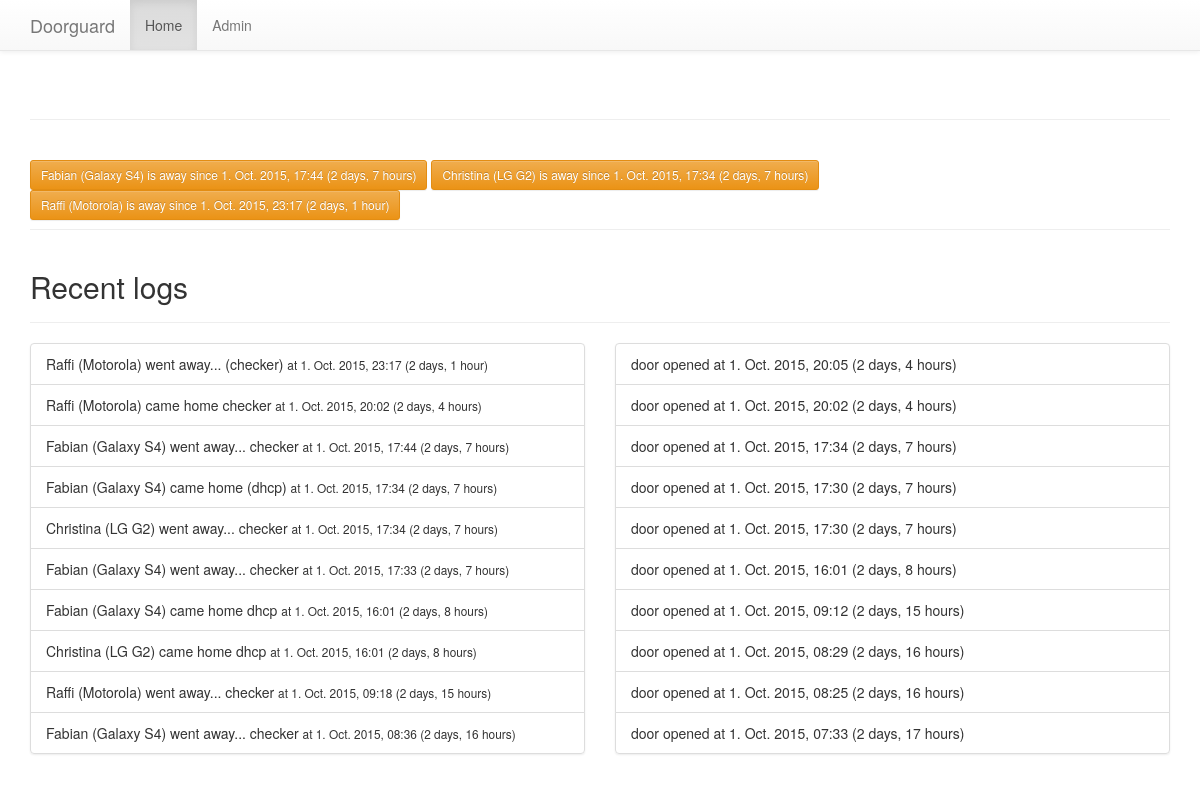
Before: / with the older database file.
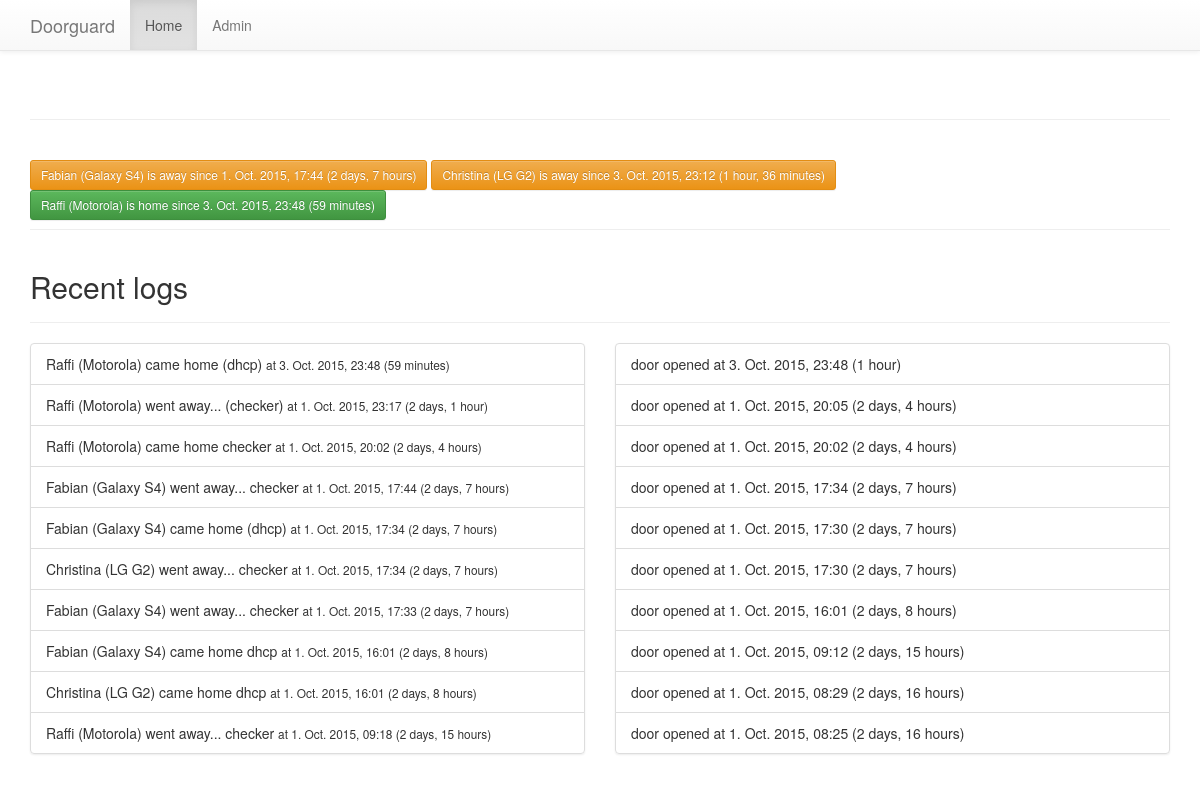
After: the same page with the newer database file.
### doorguard/models.py (models this page shows, shortened)
class Device(models.Model):
    name = models.CharField(max_length=50, unique=True)
    owner = models.ForeignKey(Person, null=True, blank=True)
    ip = models.GenericIPAddressField(protocol='ipv4')
    created = models.DateTimeField(auto_now_add=True)
    modified = models.DateTimeField(auto_now=True)
    is_home = models.BooleanField(default=False)
    def __str__(self):
        if self.owner:
            return '{} ({})'.format(self.owner.name, self.name)
        else:
            return '{}'.format(self.name)

class Person(models.Model):
    name = models.CharField(max_length=30, unique=True)

class Log(models.Model):
    LOG_TYPES = (
        ('AL', 'Alarm'),
        ('DE', 'Device'),
        ('DO', 'Door'),
    )
    log_type = models.CharField(max_length=10, choices=LOG_TYPES)
    status = models.BooleanField(default=True)
    device = models.ForeignKey(Device, null=True, blank=True)
    created = models.DateTimeField(auto_now_add=True)
    text = models.CharField(max_length=200, blank=True, null=True)
    class Meta:
        ordering = ['-created']
    def __str__(self):
        s = ''
        if self.log_type == 'DO':
            if self.status:
                s = 'Door was closed'
            else:
                s = 'Door was opened'
        elif self.log_type == 'DE' and self.device:
            if self.status:
                s = '{} came home'.format(self.device)
            else:
                s = '{} went away...'.format(self.device)
        elif self.log_type == 'AL':
            s = 'ALAAAARM ALARM ALARM!!!'
        if self.text:
            s = s + ' ' + self.text
        return s

### doorguard/views.py (the view)
# urls.py: url(r'^$', views.index, name='index'),
def index(request):
    last_logs = Log.objects.filter(log_type__exact='DE')[:10]
    last_door_opened = Log.objects.filter(log_type__exact='DO', status=False)[:10]
    devices = Device.objects.all()
    return render_to_response(
        'index.html',
        {
            'devices': devices,
            'last_logs': last_logs,
            'last_door_opened': last_door_opened
        }
    )

### doorguard/templates/index.html (shortened to what this page needs)
{% load staticfiles %}
<!DOCTYPE html>
<html lang="en">
  <head>
    <link href="{% static 'css/bootstrap.min.css' %}" rel="stylesheet">
    <link href="{% static 'css/bootstrap-theme.min.css' %}" rel="stylesheet">
    <link href="theme.css" rel="stylesheet">
  </head>
  <body role="document">
    <nav class="navbar navbar-default navbar-fixed-top">
      <div class="container">
        <div class="navbar-header">
          <a class="navbar-brand" href="/">Doorguard</a>
        </div>
        <div id="navbar" class="navbar-collapse collapse">
          <ul class="nav navbar-nav">
            <li class="active"><a href="/">Home</a></li>
            <li><a href="/admin">Admin</a></li>
          </ul>
        </div>
      </div>
    </nav>
    <div class="container theme-showcase" role="main">
        <div class="page-header">
      </div>
    <div class="page-header">
        {% for d in devices %}
              <button type="button" class="btn btn-sm {% if d.is_home %}btn-success{% else %}btn-warning{% endif %}">
                  {{ d }} is {% if d.is_home %}home{% else %}away{% endif %}
                since {{ d.modified }} ({{ d.modified|timesince }})
              </button>
        {% endfor %}
      </div>
      <div class="page-header">
        <h2>Recent logs</h2>
      </div>
      <div class="row">
        <div class="col-sm-6">
            <div class="list-group">
                {% for log in last_logs %}
                    <span class="list-group-item {% if log.status %}label-success{% else %}label-warning{% endif %}">
                        {{ log }}
                        <small>at {{ log.created }} ({{ log.created|timesince }})</small>
                    </span>
                {% endfor %}
            </div>
        </div>
        <div class="col-sm-6">
          <div class="list-group">
              {% for d in last_door_opened %}
                <span class="list-group-item ">
                    door opened at {{ d.created }} ({{ d.created|timesince }})
                </span>
              {% endfor %}
          </div>
        </div>
      </div>
    </div>
  </body>
</html>

### doorguard/static/css/theme.css (style rules this page uses)
body { padding-top: 70px; padding-bottom: 30px; }

Changed rows visible on the page:
no longer on this page (row unchanged): Log: log_type+device+status "Fabian (Galaxy S4) went away... checker", created "1. Oct. 2015, 08:36", created "2 days, 16 hours", shown under "Recent logs"
no longer on this page (row unchanged): Log: created "1. Oct. 2015, 07:33", created "2 days, 17 hours"
changed Device "Christina (LG G2)": modified "1. Oct. 2015, 17:34" → "3. Oct. 2015, 23:12"; modified "2 days, 7 hours" → "1 hour, 36 minutes"
changed Device "Raffi (Motorola)": modified "1. Oct. 2015, 23:17" → "3. Oct. 2015, 23:48"; modified "2 days, 1 hour" → "59 minutes"; is_home "away" → "home"
added Log: log_type+device+status "Raffi (Motorola) came home (dhcp)", created "3. Oct. 2015, 23:48", created "59 minutes", shown under "Recent logs"
added Log: created "3. Oct. 2015, 23:48", created "1 hour"
